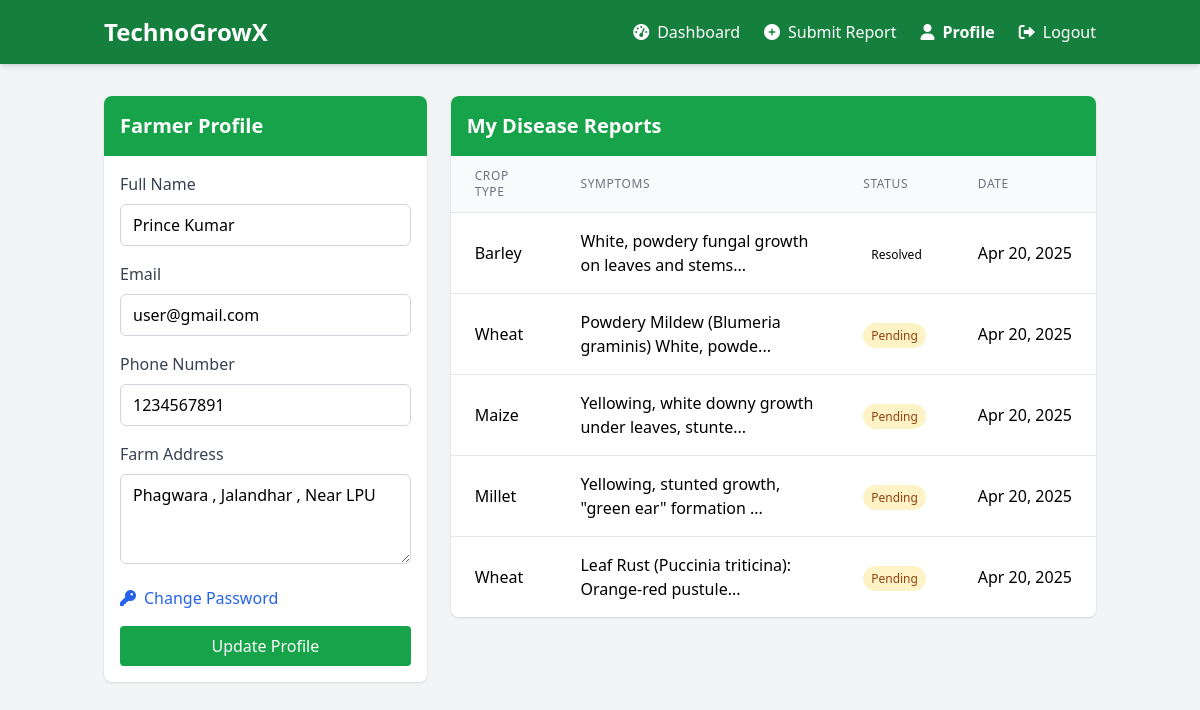
Page /farmer_profile.php (signed in) on the committed database.
### tables this page shows
CREATE TABLE `users` (
  `id` int(11) NOT NULL,
  `name` varchar(100) NOT NULL,
  `email` varchar(100) NOT NULL,
  `phone` varchar(15) DEFAULT NULL,
  `address` varchar(255) DEFAULT NULL,
  `password` varchar(255) NOT NULL,
  `user_type` enum('farmer','expert','admin') NOT NULL,
  `created_at` timestamp NOT NULL DEFAULT current_timestamp(),
  `is_active` tinyint(1) DEFAULT 1
);

CREATE TABLE `disease_reports` (
  `id` int(11) NOT NULL,
  `user_id` int(11) NOT NULL,
  `crop_type` varchar(100) NOT NULL,
  `symptoms` text NOT NULL,
  `image_path` varchar(255) DEFAULT NULL,
  `report_status` enum('pending','reviewed','resolved') DEFAULT 'pending',
  `created_at` timestamp NOT NULL DEFAULT current_timestamp(),
  `solution` text DEFAULT NULL,
  `expert_id` int(11) DEFAULT NULL
);

### farmer_profile.php (the view, shortened to what this page needs)
<?php
include 'config.php';
$user_id = $_SESSION['user_id'];
$user_sql = "SELECT * FROM users WHERE id='$user_id'";
$user_result = mysqli_query($conn, $user_sql);
$farmer = mysqli_fetch_assoc($user_result);
$reports_sql = "SELECT id, crop_type, symptoms, report_status, created_at, solution
                FROM disease_reports
                WHERE user_id='$user_id'
                ORDER BY created_at DESC";
$reports_result = mysqli_query($conn, $reports_sql);
?>
<!DOCTYPE html>
<html lang="en">
<head>
  <script src="https://cdn.tailwindcss.com"></script>
  <link rel="stylesheet" href="https://cdnjs.cloudflare.com/ajax/libs/font-awesome/6.0.0/css/all.min.css">
</head>
<body class="bg-gray-100">
  <header class="bg-green-700 text-white shadow-md">
    <div class="container mx-auto px-4 py-4 flex justify-between items-center">
      <h1 class="text-2xl font-bold">TechnoGrowX</h1>
      <nav class="hidden md:flex items-center space-x-6">
        <a href="farmerDashboard.php" class="hover:text-green-200 flex items-center">
          <i class="fas fa-tachometer-alt mr-2"></i> Dashboard
        </a>
        <a href="report.php" class="hover:text-green-200 flex items-center">
          <i class="fas fa-plus-circle mr-2"></i> Submit Report
        </a>
        <a href="farmer_profile.php" class="hover:text-green-200 flex items-center font-semibold">
          <i class="fas fa-user mr-2"></i> Profile
        </a>
        <a href="logout.php" class="hover:text-green-200 flex items-center">
          <i class="fas fa-sign-out-alt mr-2"></i> Logout
        </a>
      </nav>
    </div>
  </header>
  <div class="container mx-auto px-4 py-8">
    <div class="flex flex-col md:flex-row gap-6">
      <div class="md:w-1/3">
        <div class="bg-white rounded-lg shadow overflow-hidden">
          <div class="bg-green-600 p-4 text-white">
            <h2 class="text-xl font-semibold">Farmer Profile</h2>
          </div>
          <div class="p-4">
            <form method="POST">
              <div class="mb-4">
                <label class="block text-gray-700 mb-2" for="name">Full Name</label>
                <input type="text" id="name" name="name" required value="<?= htmlspecialchars($farmer['name']) ?>"
                       class="w-full px-3 py-2 border border-gray-300 rounded-md" required>
              </div>
              <div class="mb-4">
                <label class="block text-gray-700 mb-2" for="email">Email</label>
                <input type="email" id="email" readonly name="email" value="<?= htmlspecialchars($farmer['email']) ?>"
                       class="w-full px-3 py-2 border border-gray-300 rounded-md" required>
              </div>
              <div class="mb-4">
                <label class="block text-gray-700 mb-2" for="phone">Phone Number</label>
                <input type="tel" id="phone" required name="phone" value="<?= htmlspecialchars($farmer['phone'] ?? '') ?>"
                       class="w-full px-3 py-2 border border-gray-300 rounded-md">
              </div>
              <div class="mb-4">
                <label class="block text-gray-700 mb-2" for="address">Farm Address</label>
                <textarea id="address" name="address" required rows="3"
                          class="w-full px-3 py-2 border border-gray-300 rounded-md"><?= htmlspecialchars($farmer['address'] ?? '') ?></textarea>
              </div>
              <div class="mb-4">
                <a href="change_password.php" class="text-blue-600 hover:text-blue-800 flex items-center">
                  <i class="fas fa-key mr-2"></i> Change Password
                </a>
              </div>
              <button type="submit" name="update_profile"
                      class="w-full bg-green-600 text-white py-2 px-4 rounded hover:bg-green-700 transition-colors">
                Update Profile
              </button>
            </form>
          </div>
        </div>
      </div>
      <div class="md:w-2/3">
        <div class="bg-white rounded-lg shadow overflow-hidden">
          <div class="bg-green-600 p-4 text-white">
            <h2 class="text-xl font-semibold">My Disease Reports</h2>
          </div>
          <div class="overflow-x-auto">
            <?php if (mysqli_num_rows($reports_result) > 0): ?>
              <table class="min-w-full divide-y divide-gray-200">
                <thead class="bg-gray-50">
                  <tr>
                    <th class="px-6 py-3 text-left text-xs font-medium text-gray-500 uppercase tracking-wider">Crop Type</th>
                    <th class="px-6 py-3 text-left text-xs font-medium text-gray-500 uppercase tracking-wider">Symptoms</th>
                    <th class="px-6 py-3 text-left text-xs font-medium text-gray-500 uppercase tracking-wider">Status</th>
                    <th class="px-6 py-3 text-left text-xs font-medium text-gray-500 uppercase tracking-wider">Date</th>
                  </tr>
                </thead>
                <tbody class="bg-white divide-y divide-gray-200">
                  <?php while ($report = mysqli_fetch_assoc($reports_result)): ?>
                  <tr>
                    <td class="px-6 py-4 whitespace-nowrap"><?= htmlspecialchars($report['crop_type']) ?></td>
                    <td class="px-6 py-4"><?= htmlspecialchars(substr($report['symptoms'], 0, 50)) ?>...</td>
                    <td class="px-6 py-4 whitespace-nowrap">
                      <span class="px-2 py-1 text-xs rounded-full status-<?= $report['report_status'] ?>">
                        <?= ucfirst($report['report_status']) ?>
                      </span>
                    </td>
                    <td class="px-6 py-4 whitespace-nowrap"><?= date('M d, Y', strtotime($report['created_at'])) ?></td>
                  </tr>
                  <?php endwhile; ?>
                </tbody>
              </table>
            <?php endif; ?>
          </div>
        </div>
      </div>
    </div>
  </div>

### farmer_profile.php (style rules this page uses)
.status-pending { background-color: #fef3c7; color: #92400e; }

### rows in the picture
users: name "Prince Kumar", email "user@gmail.com", phone "1234567891", address "Phagwara , Jalandhar , Near LPU"
disease_reports: crop_type "Barley", symptoms "White, powdery fungal growth on leaves and stems", report_status "Resolved", created_at "Apr 20, 2025"
disease_reports: crop_type "Wheat", symptoms "Powdery Mildew (Blumeria graminis) White, powde", report_status "Pending", created_at "Apr 20, 2025"
disease_reports: crop_type "Maize", symptoms "Yellowing, white downy growth under leaves, stunte", report_status "Pending", created_at "Apr 20, 2025"
disease_reports: crop_type "Millet", symptoms "Yellowing, stunted growth, \"green ear\" formation", report_status "Pending", created_at "Apr 20, 2025"
disease_reports: crop_type "Wheat", symptoms "Leaf Rust (Puccinia triticina): Orange-red pustule", report_status "Pending", created_at "Apr 20, 2025"
